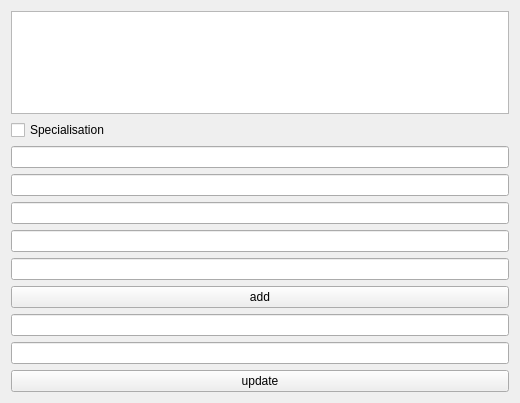
<?xml version="1.0" encoding="UTF-8"?>
<ui version="4.0">
 <class>DoctorWindow</class>
 <widget class="QWidget" name="DoctorWindow">
  <property name="geometry">
   <rect>
    <x>0</x>
    <y>0</y>
    <width>520</width>
    <height>403</height>
   </rect>
  </property>
  <property name="windowTitle">
   <string>DoctorWindow</string>
  </property>
  <layout class="QVBoxLayout" name="verticalLayout">
   <item>
    <widget class="QListWidget" name="patientslist"/>
   </item>
   <item>
    <widget class="QCheckBox" name="spec">
     <property name="text">
      <string>Specialisation</string>
     </property>
    </widget>
   </item>
   <item>
    <layout class="QHBoxLayout" name="horizontalLayout"/>
   </item>
   <item>
    <widget class="QLineEdit" name="lineEdit"/>
   </item>
   <item>
    <widget class="QLineEdit" name="lineEdit_2"/>
   </item>
   <item>
    <widget class="QLineEdit" name="lineEdit_3"/>
   </item>
   <item>
    <widget class="QLineEdit" name="lineEdit_4"/>
   </item>
   <item>
    <widget class="QLineEdit" name="lineEdit_5"/>
   </item>
   <item>
    <widget class="QPushButton" name="pushButton">
     <property name="text">
      <string>add</string>
     </property>
    </widget>
   </item>
   <item>
    <widget class="QLineEdit" name="lineEdit_6"/>
   </item>
   <item>
    <widget class="QLineEdit" name="lineEdit_7"/>
   </item>
   <item>
    <widget class="QPushButton" name="pushButton_2">
     <property name="text">
      <string>update</string>
     </property>
    </widget>
   </item>
  </layout>
 </widget>
 <resources/>
 <connections/>
</ui>
